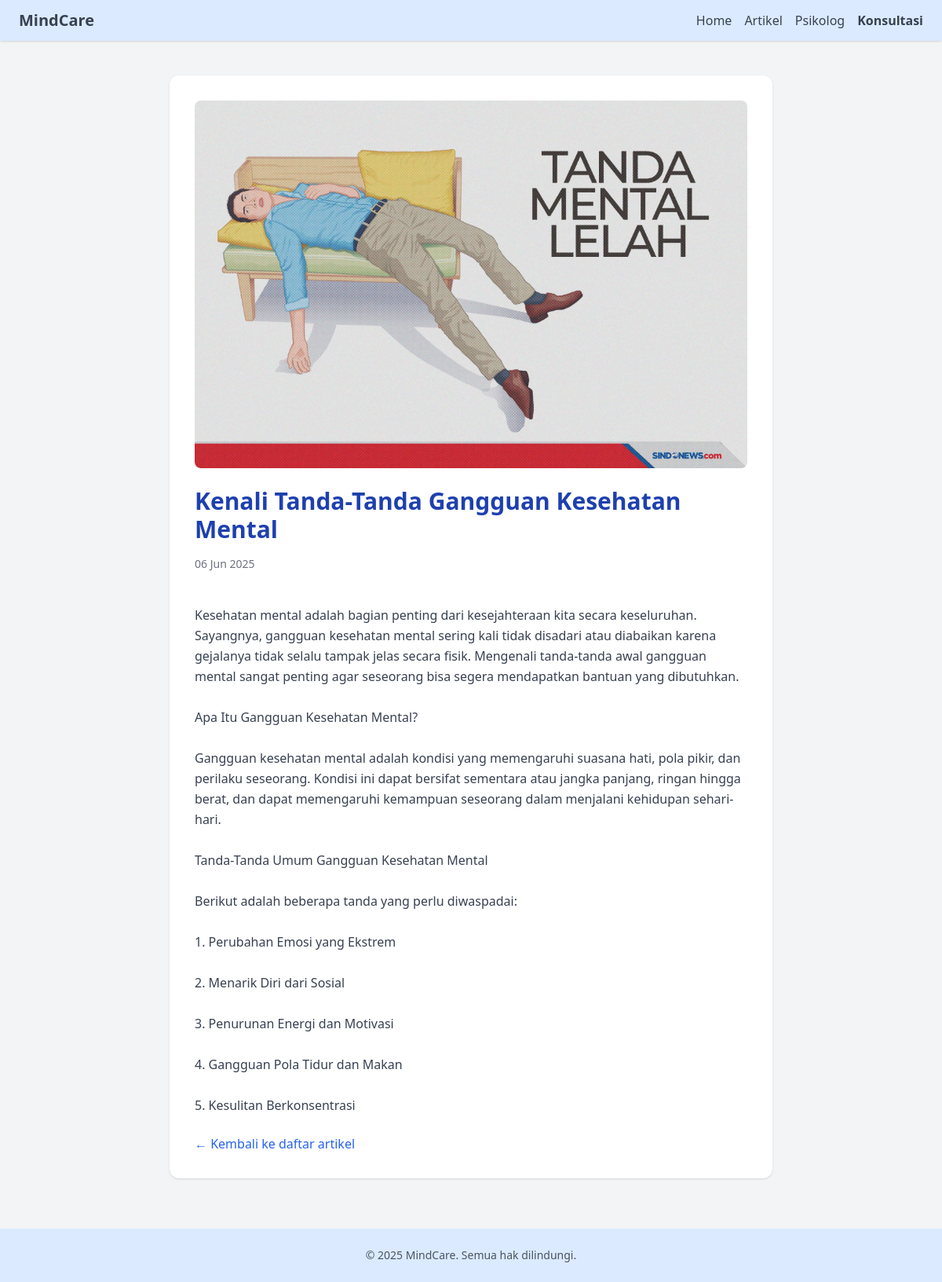
Screenshot of /artikel_detail.php?id=2 with the database file from the repository.
### tables this page shows
CREATE TABLE `artikel` (
  `id` int(11) NOT NULL,
  `judul` varchar(255) NOT NULL,
  `isi` text NOT NULL,
  `created_at` datetime DEFAULT current_timestamp()
);

### artikel_detail.php (the view, shortened to what this page needs)
<?php
include 'koneksi.php';
$id = $_GET['id'] ?? null;
$stmt = $conn->prepare("SELECT judul, isi, created_at FROM artikel WHERE id = ?");
$stmt->bind_param("i", $id);
$stmt->execute();
$result = $stmt->get_result();
$data = $result->fetch_assoc();
$gambar = '';
switch ($id) {
    case 2:
        $gambar = 'gambar/foto2.jpg';
        break;
}
?>
<!DOCTYPE html>
<html lang="id">
<head>
  <script src="https://cdn.tailwindcss.com"></script>
</head>
<body class="bg-gray-100">
  <header class="bg-blue-100 text-gray-700 w-full fixed top-0 left-0 z-50 shadow">
    <div class="max-w-screen-xl mx-auto flex justify-between items-center px-4 sm:px-6 py-3">
      <a href="index.php" class="font-bold text-xl">MindCare</a>
      <nav class="hidden sm:flex space-x-4">
        <a href="index.php" class="hover:underline">Home</a>
        <a href="artikel.php" class="hover:underline">Artikel</a>
        <a href="psikolog.php" class="hover:underline">Psikolog</a>
        <a href="konsultasi.php" class="hover:underline font-semibold">Konsultasi</a>
      </nav>
    </div>
  </header>
  <main class="pt-24 px-4 sm:px-6">
    <div class="max-w-screen-md mx-auto bg-white p-6 sm:p-8 rounded-xl shadow">
      <img src="<?= htmlspecialchars($gambar) ?>" alt="Gambar Artikel" class="rounded-lg w-full mb-6">
      <h1 class="text-2xl sm:text-3xl font-bold text-blue-800 mb-4"><?= htmlspecialchars($data['judul']) ?></h1>
      <p class="text-gray-500 text-sm mb-4"><?= date('d M Y', strtotime($data['created_at'])) ?></p>
      <div class="text-gray-700 leading-relaxed whitespace-pre-line text-base">
        <?= nl2br(htmlspecialchars($data['isi'])) ?>
      </div>
      <a href="artikel.php" class="inline-block mt-6 text-blue-600 hover:underline">← Kembali ke daftar artikel</a>
    </div>
  </main>
  <footer class="bg-blue-100 text-gray-600 text-center text-sm py-6 mt-16">
    <p>&copy; <?= date('Y') ?> MindCare. Semua hak dilindungi.</p>
  </footer>
</body>
</html>

### rows the page displays
artikel: judul "Kenali Tanda-Tanda Gangguan Kesehatan Mental", created_at "06 Jun 2025", isi "Kesehatan mental adalah bagian penting dari kesejahteraan kita secara keseluruhan. Sayangnya, gangguan kesehatan mental sering kali tidak disadari atau diabaikan karena gejalanya tidak selalu tampak jelas secara fisik. Mengenali tanda-tanda awal gangguan mental sangat penting agar seseorang bisa segera mendapatkan bantuan yang dibutuhkan. Apa Itu Gangguan Kesehatan Mental? Gangguan kesehatan mental adalah kondisi yang memengaruhi suasana hati, pola pikir, dan perilaku seseorang. Kondisi ini dapat bersifat sementara atau jangka panjang, ringan hingga berat, dan dapat memengaruhi kemampuan seseorang dalam menjalani kehidupan sehari-hari. Tanda-Tanda Umum Gangguan Kesehatan Mental Berikut…"
